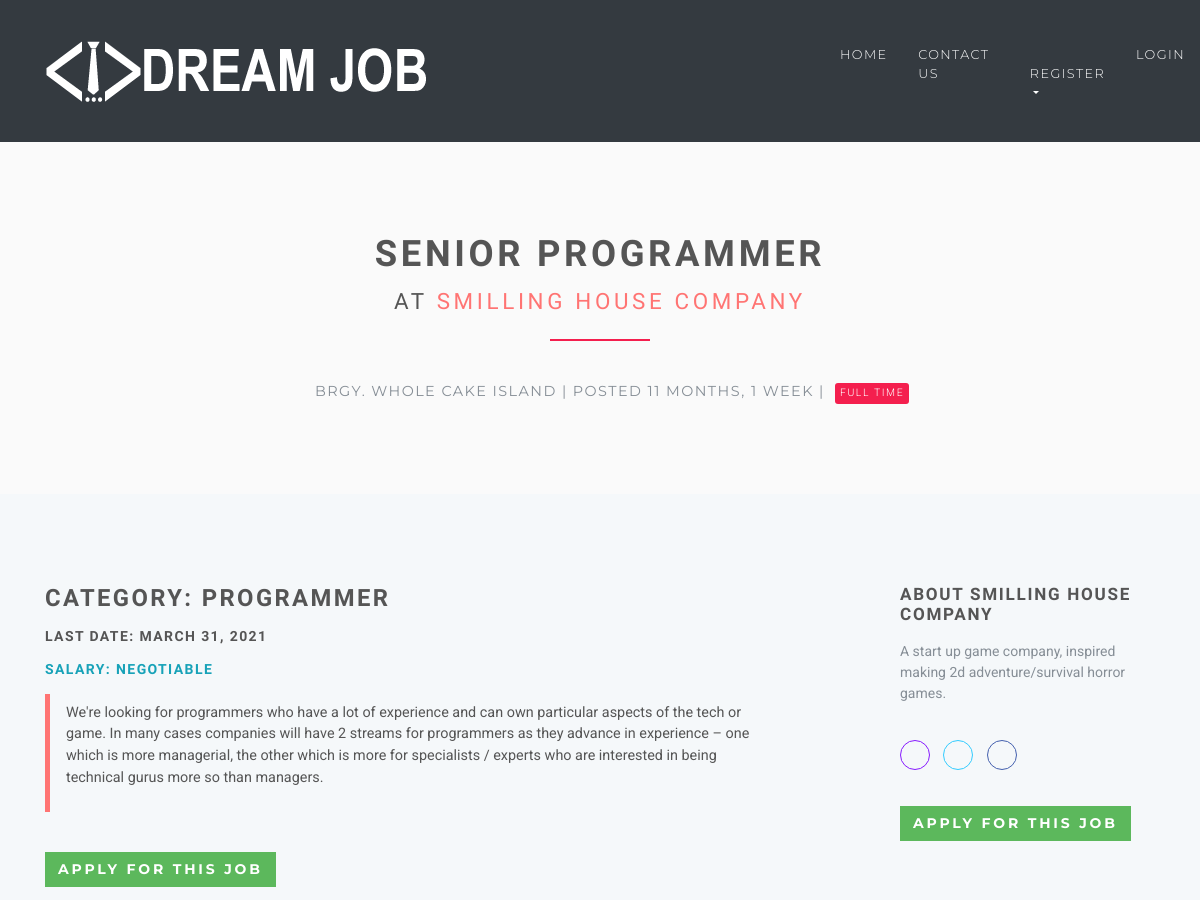
Before: /jobs/1 (upper part) with the older database file.
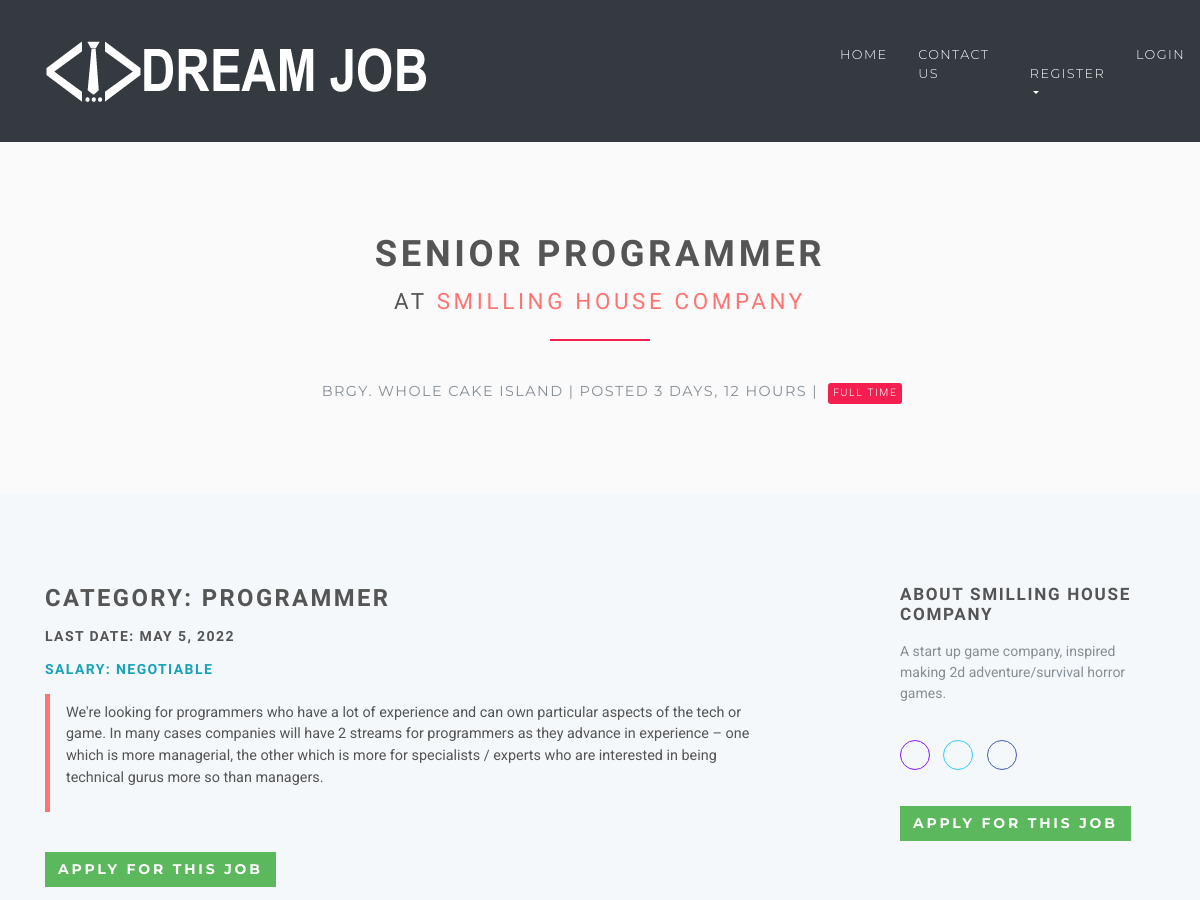
After: the same page with the newer database file.
### jobsapp/models.py (models this page shows, shortened)
class Job(models.Model):
    user = models.ForeignKey(User, on_delete=models.CASCADE)
    title = models.CharField(max_length=300)
    description = models.TextField()
    location = models.CharField(max_length=150)
    type = models.CharField(choices=JOB_TYPE, max_length=10)
    category = models.CharField(max_length=100)
    last_date = models.DateTimeField()
    company_name = models.CharField(max_length=100)
    company_description = models.CharField(max_length=300)
    website = models.CharField(max_length=100, default="")
    created_at = models.DateTimeField(default=timezone.now)
    filled = models.BooleanField(default=False)

### jobsapp/views/home.py (the view)
# urls.py: path('jobs/<int:id>', JobDetailsView.as_view(), name='jobs-detail'),
class JobDetailsView(DetailView):
    model = Job
    template_name = 'jobs/details.html'
    context_object_name = 'job'
    pk_url_kwarg = 'id'
    def get_object(self, queryset=None):
        obj = super(JobDetailsView, self).get_object(queryset=queryset)
        if obj is None:
            raise Http404("Job doesn't exists")
        return obj
    def get(self, request, *args, **kwargs):
        try:
            self.object = self.get_object()
        except Http404:
            raise Http404("Job doesn't exists")
        context = self.get_context_data(object=self.object)
        return self.render_to_response(context)

### templates/jobs/details.html (shortened to what the changed rows need)
{% extends 'base.html' %}
{% load static %}
{% load is_already_applied %}
{% block content %}
    <section class="bg-light-gray">
        <div class="container">
            <h1 class="heading">{{ job.title }}<br>
                <small>at <a href='{{ job.website }}'> {{ job.company_name }}</a></small>
            </h1>
            <div class="job-detail-description"><i class="fa fa-map-marker job__location"> </i>
                {{ job.location }} | Posted {{ job.created_at|timesince }} |
                {% if job.type == '1' %}
                    <span class="badge featured-badge badge-success">Full time</span>
                {% elif job.type == '2' %}
                    <span class="badge featured-badge badge-primary">Part time</span>
                {% else %}
                    <span style="color: #ffffff;" class="badge featured-badge badge-warning">Internship</span>
                {% endif %}
            </div>
        </div>
    </section>
    <section>
        <div class="container">
            <div class="row">
                <div class="col-lg-8">
                    <h3>Category: {{ job.category }}</h3>
                    <h5>Last date: {{ job.last_date|date }}</h5>
                    <h5 class="text-info">Salary: Negotiable</h5>
                    <blockquote class="blockquote">
                        <p>{{ job.description }}</p>
                    </blockquote>
                    <div class="job-detail__apply-bottom">
                        {% if request.user.is_authenticated %}
                            {% is_already_applied job request.user as is_applied %}
                            {% if is_applied %}
                                <input type="button" class="btn btn-outline-white-primary" value="Already applied"/>
                            {% else %}
                                <form action="{% url 'jobs:apply-job' job.id %}" method="post">
                                    {% csrf_token %}
                                    <input type="hidden" name="job" value="{{ job.id }}">
                                    <input type="submit" class="btn btn-success"
                                           value="Apply for this job"/>
                                </form>
                            {% endif %}
                        {% else %}
                            <form action="{% url 'jobs:apply-job' job.id %}" method="post">
                            </form>
                        {% endif %}
                    </div>
                </div>
                <div class="col-lg-3">
                    <h4>About {{ job.company_name }}</h4>
                    <p class="job-detail__company-description">{{ job.company_description }}</p>
                    <p class="job-detail__social social social--outline">
                        <a href="{{ job.website }}" data-toggle="tooltip" data-placement="top" title="Website"
                           class="link">
                        </a>
                        <a href="#" data-toggle="tooltip" data-placement="top" title="Twitter" class="twitter">
                        </a>
                        <a href="#" data-toggle="tooltip" data-placement="top" title="Facebook" class="facebook">
                        </a>
                    </p>
                    <div class="job-detail__apply-top">
                        {% if is_applied %}
                            <input type="button" class="btn btn-outline-white-primary" value="Already applied"/>
                        {% else %}
                            <form action="{% url 'jobs:apply-job' job.id %}" method="post">
                            </form>
                        {% endif %}
                    </div>
                </div>
            </div>
        </div>
    </section>
{% endblock %}

Changed rows visible on the page:
changed Job "SENIOR PROGRAMMER": created_at "11 MONTHS, 1 WEEK" → "3 DAYS, 12 HOURS"; last_date "MARCH 31, 2021" → "MAY 5, 2022"
